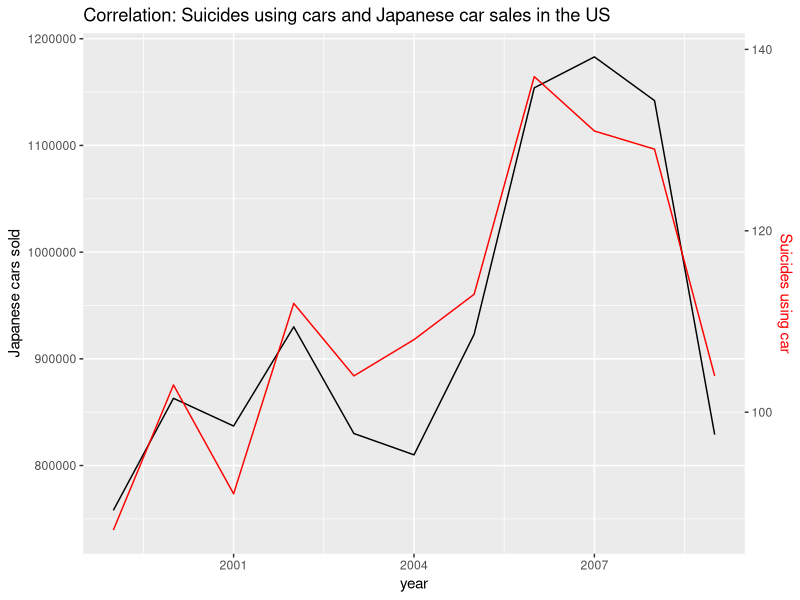

The R source for this figure:
## ---- chunk 1
library(ggplot2)
dates<-c(1999:2009)
cars_s<-c(758000,863000,837000,930000,830000,810000,923000,1154000,1183000,1142000,829000)
scale<- 8500
s<-c(87,103,91,112,104,108,113,137,131,129,104)*scale



cars<-data.frame(year = dates,cars_sold = cars_s,suicides = s)
ggplot(cars,aes(x = year))+
  geom_line(aes(y = cars_sold))+
  geom_line(aes(y = suicides), color = "red")+
  scale_y_continuous("Japanese cars sold",sec.axis = sec_axis(~ . / scale,name="Suicides using car"))+
  theme(axis.title.y.right = element_text(color = "red"))+
  ggtitle("Correlation: Suicides using cars and Japanese car sales in the US")
                                                                   



